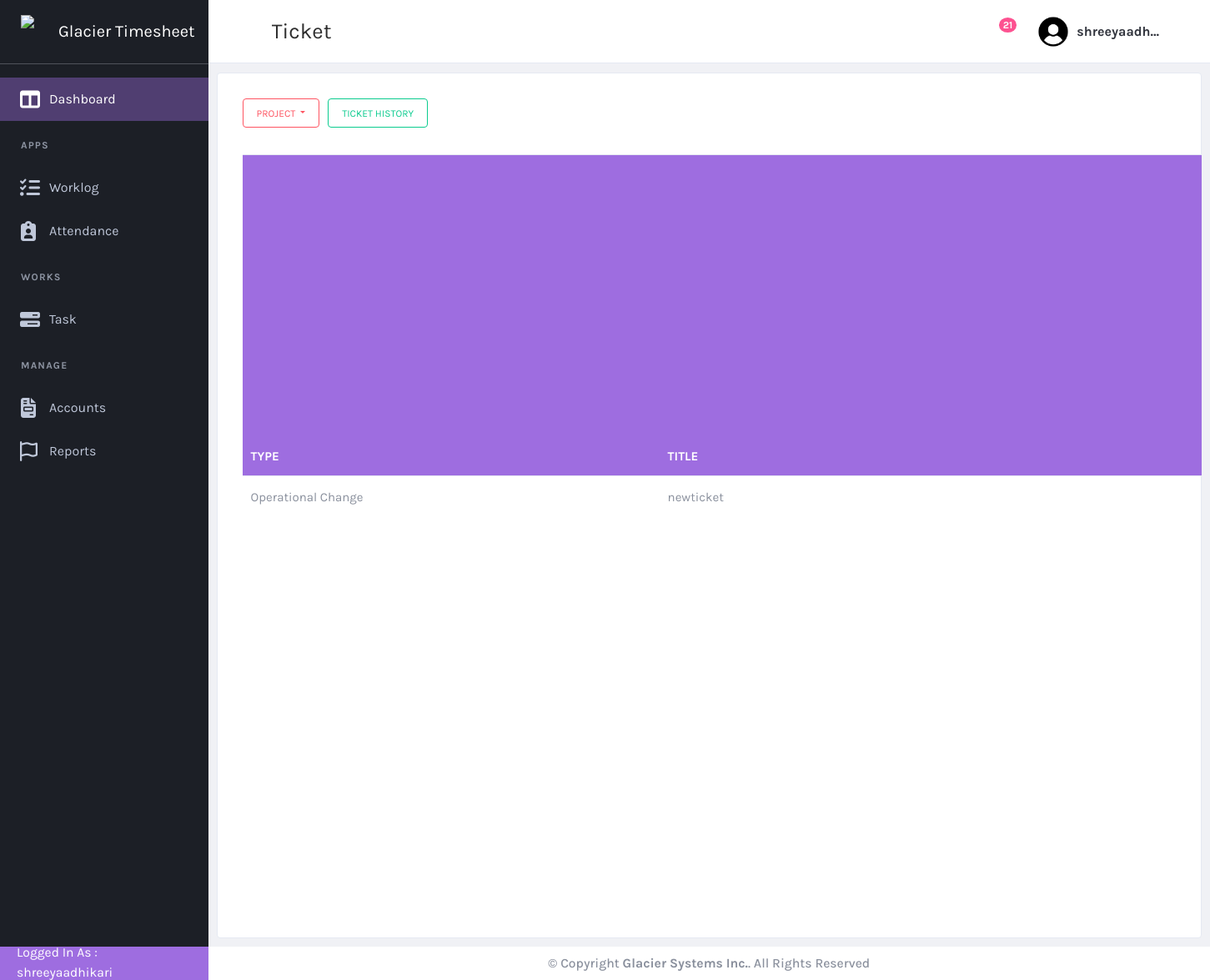
Before: /task/task/ (signed in) with the older database file.
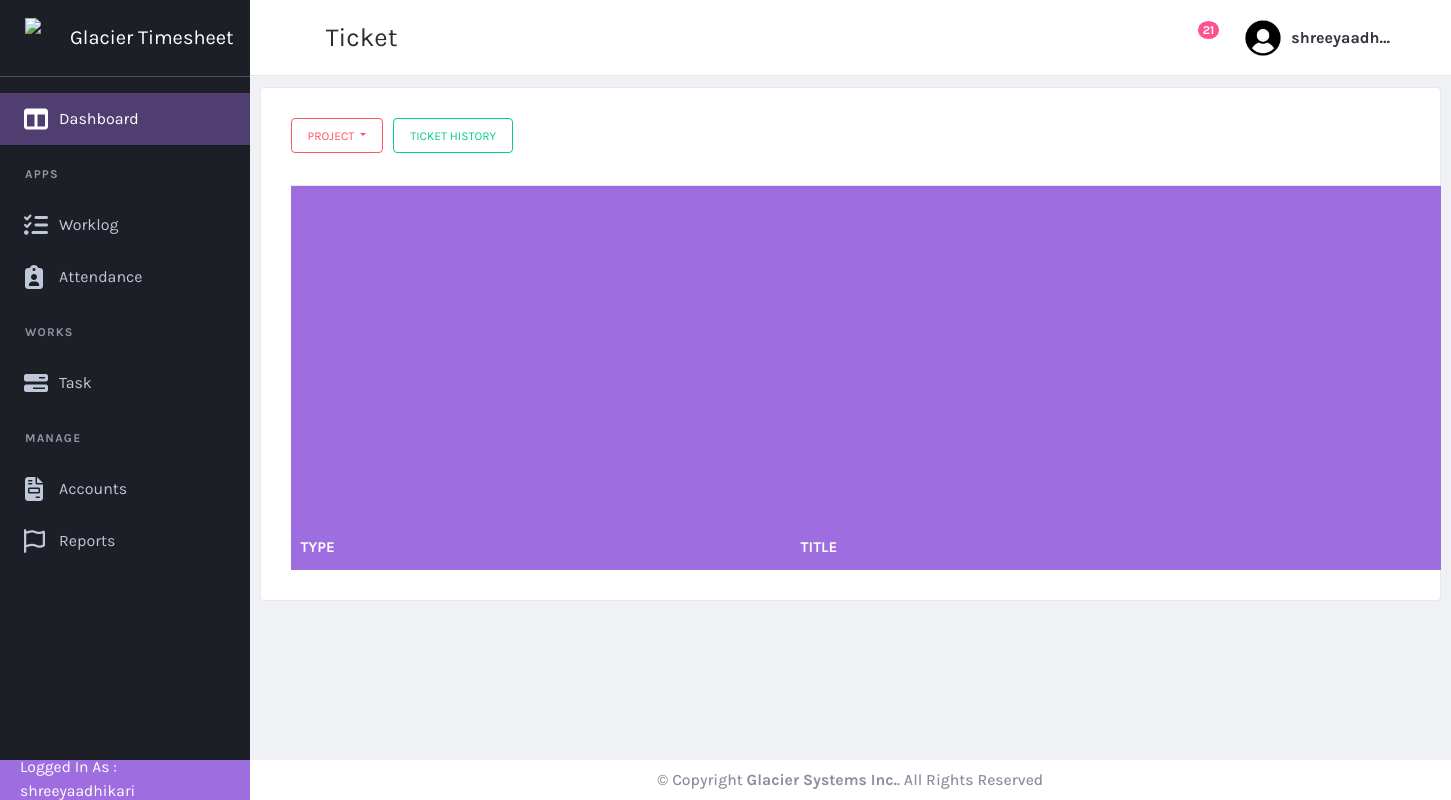
After: the same page with the newer database file.
### task/models.py (models this page shows, shortened)
class ticket(models.Model):
    ticket_id = models.CharField(max_length = 200, null = False)
    ticket_title = models.CharField(max_length=200, null=False)
    customer = models.ForeignKey(customer, on_delete=models.CASCADE, null=True)
    ticket_type = models.ForeignKey(ticket_type, on_delete=models.CASCADE, null=True)
    date_opened = models.DateTimeField(null=True)
    priority = models.ForeignKey(priority_type, on_delete=models.CASCADE, null = True)
    assigned_to = models.ManyToManyField(User, related_name="assigned_tickets")  # Allow multiple users
    last_updated = models.DateTimeField(null=True)
    last_updated_by = models.ForeignKey(User, on_delete=models.CASCADE, null = True, related_name="last_updated_by")
    state = models.ForeignKey(state, on_delete=models.CASCADE, null=True)
    operational_notes = models.CharField(max_length=200, null=True)
    closed_date = models.DateTimeField(null=True)
    solution = models.TextField(max_length=500 )
    project = models.ForeignKey(project, on_delete=models.CASCADE, null=True)

class ticket_type(models.Model):
  name = models.CharField(max_length=100, null = True)
  def __str__(self):
    return f"{self.name}"

### task/views.py (the view)
# urls.py: path("task/", views.filter_tasks, name="task"),  # Default task list
@login_required
def filter_tasks(request, user_id=None, project_id=None):
    users = User.objects.all()
    projects = project.objects.all()
    tasks = ticket.objects.all()
    selected_user = None
    selected_project = None
    if not request.user.is_staff:
        tasks = tasks.filter(assigned_to=request.user)
    if user_id:
        selected_user = get_object_or_404(User, pk=user_id)
        tasks = tasks.filter(assigned_to=selected_user)
    if project_id:
        selected_project = get_object_or_404(project, pk=project_id)
        tasks = tasks.filter(project=selected_project)
    customers = customer.objects.all()
    tickettype = ticket_type.objects.all()
    priority = priority_type.objects.all()
    statelist = state.objects.all()
    return render(request, 'task.html', {
        'ticketlist': tasks,
        'users': users,
        'customers': customers,
        'tickettype': tickettype,
        'priority': priority,
        'state': statelist,
        'projects': projects,
        'selected_user': selected_user,
        'selected_project': selected_project,
    })

### customer/models.py (called while the page is built)
  def __str__(self):
    return self.name

### task/models.py (called while the page is built)
   def __str__(self):
    return f"{self.state_name}"

    def __str__(self):
         return f"{self.project_name}"

### task/templates/task.html (shortened to what this page needs)
{% extends "base.html" %}
{% load static %}
{% block page-title %}Ticket{% endblock page-title %}
{% block content %}
            <div class="card card-default m-2">
                <div class="card-header">
                    <div class="d-flex justify-content-end " style="gap: 10px;">
                        <div class="btn-group" role="group" aria-label="Basic example">
                            <button type="button" class="btn btn-outline-danger dropdown-toggle small-btn" id="projectfilter" data-toggle="dropdown" aria-haspopup="true" aria-expanded="false">
                                {% if selected_project %}
                                    {{ selected_project.project_name }}
                                {% else %}
                                    Project
                                {% endif %}
                            </button>
                        </div>
                        <a href = "{% url 'taskhistory' %}" class="btn btn-outline-success small-btn d-flex justify-content-center align-items-center text-center" >
                            Ticket History
                        </a>
                    </div>
                </div>
                <div class="card-body">
                    <table id="productsTable" class="table table-hover table-product" style="width:100%">
                      <thead>
                        <tr class="column-head">
                            <th class = "type-column">Type&nbsp;&nbsp;</th>
                            <th class = "title-column">Title</th>
                        </tr>
                      </thead>
                      <tbody>
                        {% for i in ticketlist %}
                            {% if i.state.state_name != "Completed" and i.state.state_name != "Canceled" %}
                            <tr onclick="window.location='{% url 'taskdetails' i.id%}'">
                                    <td>{{i.ticket_type}}</td>
                                    <td style = "width:10px;">{{i.ticket_title}}</td>
                                </tr>
                            {% endif %}
                        {% endfor %}
                      </tbody>
                    </table>
                </div>
            </div>
{% endblock  %}

### templates/base.html (shortened to what the changed rows need)
{% load static %}
<!DOCTYPE html>
<html lang="en" dir="ltr">
  <head>
    <link href="{% static 'plugins/material/css/materialdesignicons.min.css' %}" rel="stylesheet" />
    <link href="{% static 'plugins/simplebar/simplebar.css' %}" rel="stylesheet" />
    <link href="{% static 'plugins/nprogress/nprogress.css' %}" rel="stylesheet" />
    <link href="{% static 'plugins/DataTables/DataTables-1.10.18/css/jquery.dataTables.min.css' %}" rel="stylesheet" />
    <link href="{% static 'plugins/jvectormap/jquery-jvectormap-2.0.3.css' %}" rel="stylesheet" />
    <link href="{% static 'plugins/daterangepicker/daterangepicker.css' %}" rel="stylesheet" />
    <link href="https://cdn.quilljs.com/1.3.6/quill.snow.css" rel="stylesheet">
    <link href="{% static 'plugins/toaster/toastr.min.css' %}" rel="stylesheet" />
    <link href="{% static 'plugins/prism/prism.css' %}" rel="stylesheet" />
    <link href="{% static 'plugins/select2/css/select2.min.css' %}" rel="stylesheet" />
    <link id="main-css-href" rel="stylesheet" href="{% static 'css/style.css' %}" />
  </head>
  <body class="navbar-fixed sidebar-fixed" id="body">
    <div class="wrapper">
      <aside class="left-sidebar sidebar-dark" id="left-sidebar">
        <div id="sidebar" class="sidebar sidebar-with-footer">
          <div class="app-brand">
            <a href="{% url 'dashboard' %}">
              <img src="{% static 'images/glacierlogo.png' %}" alt="Mono" height = 40px width = 40px >
              <span class="brand-name">Glacier Timesheet</span>
            </a>
          </div>
        </div>
      </aside>
      <div class="page-wrapper">
        {% block content %}
        {% endblock %}
      </div>
    </div>
  </body>
</html>

Changed rows visible on the page:
removed ticket: ticket_type "Operational Change", ticket_title "newticket"
